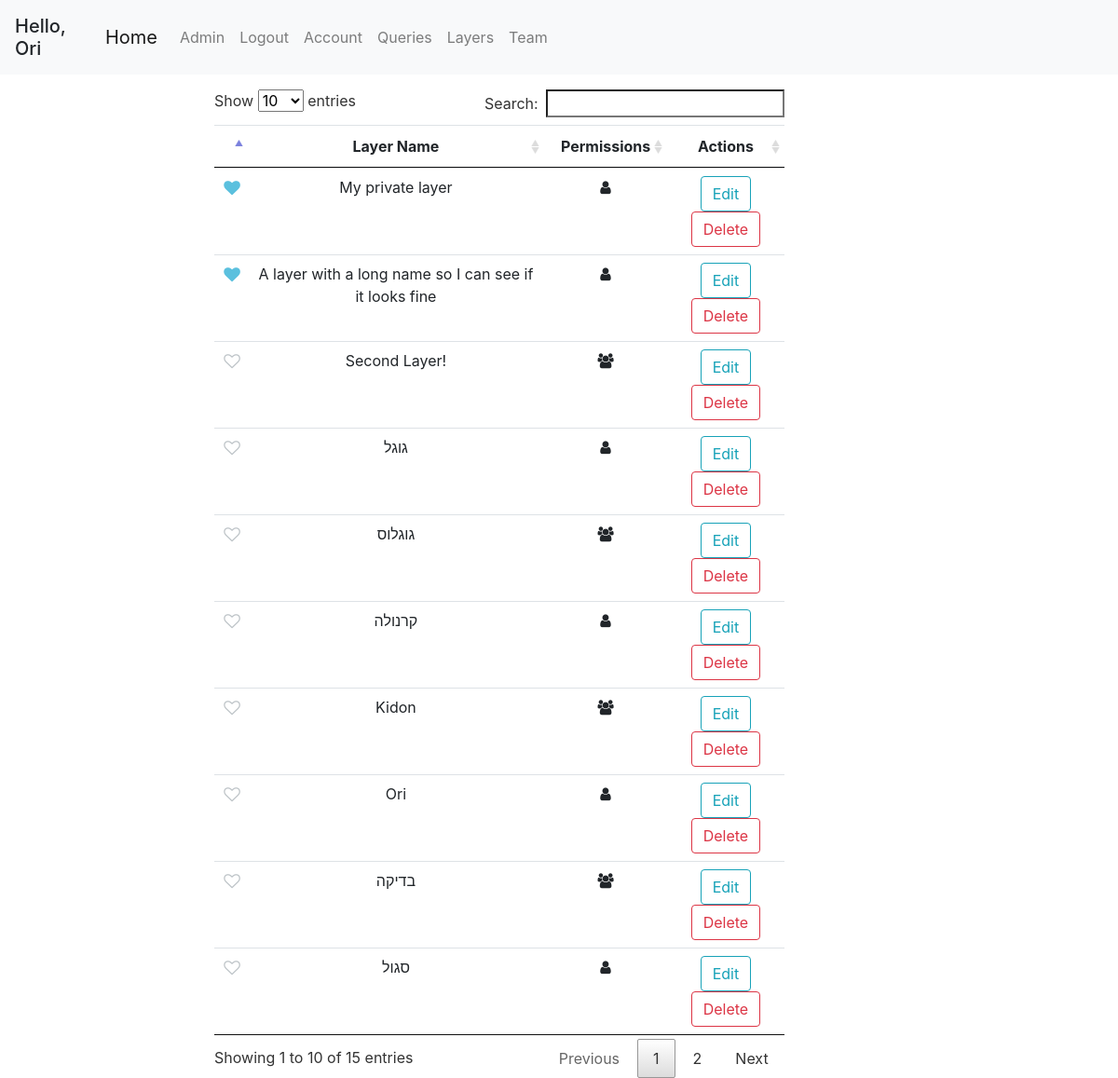
/layers (signed in), run on an earlier commit of the app's database.
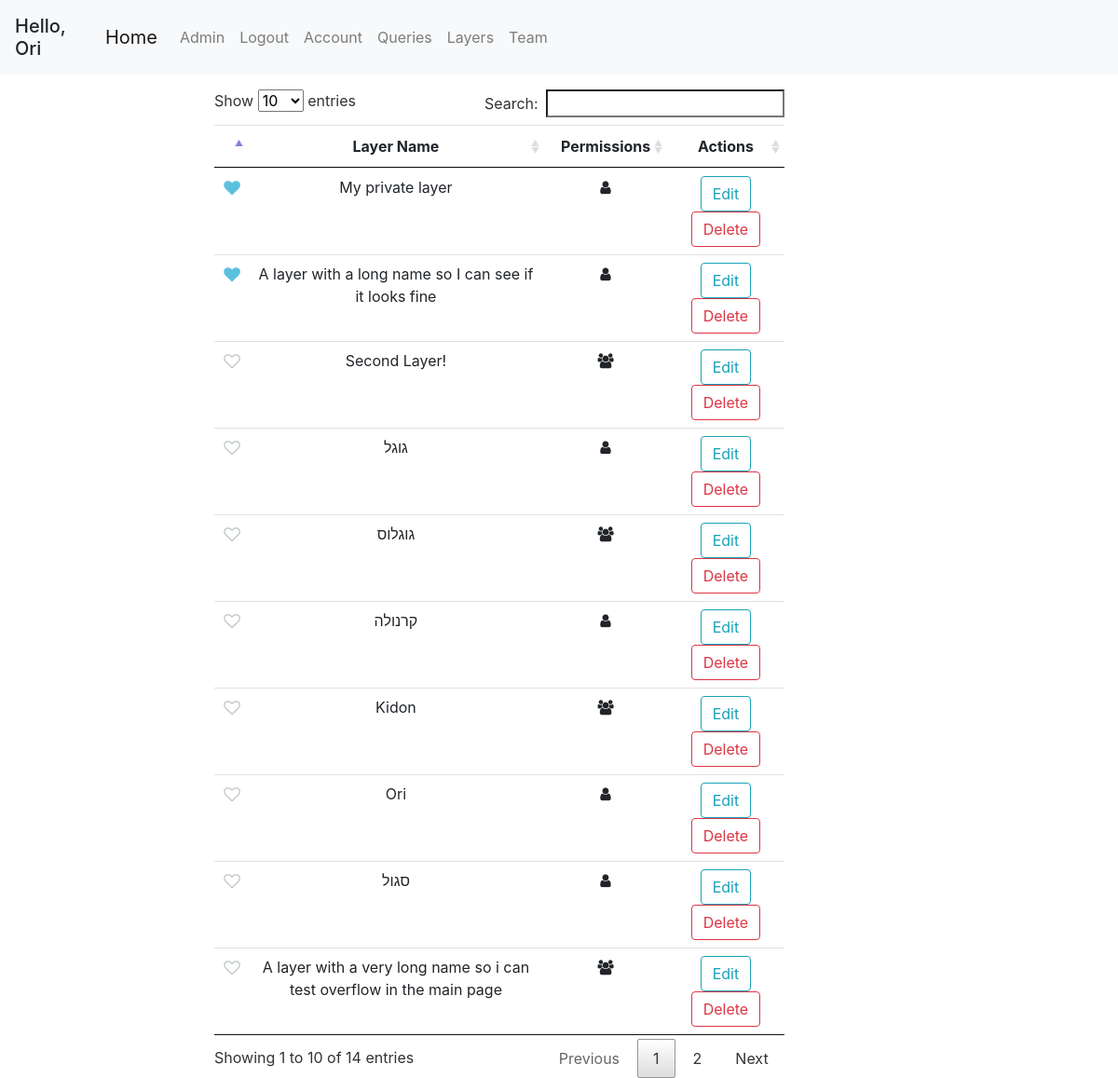
And on a later commit of the database.
### geoportal/models.py (models this page shows, shortened)
class User(db.Model, UserMixin):
    id = db.Column(db.Integer, primary_key=True)
    username = db.Column(db.String(20), unique=True, nullable=False)
    email = db.Column(db.String(120), unique=True, nullable=False)
    first_name = db.Column(db.String(20), nullable=False, default='')
    last_name = db.Column(db.String(20), nullable=False, default='')
    password = db.Column(db.String(60), nullable=False)
    team_id = db.Column(db.Integer, db.ForeignKey('team.id'))
    roles = db.relationship('Role', secondary='user_roles')
    layers = db.relationship('Layer', backref='user', lazy=True)
    queries = db.relationship('Query', backref='user', lazy=True)
    preferences = db.relationship('UserPreferences', backref='user', lazy=True)
    def has_role(self, role_name):
        for role in self.roles:
            if role.name == role_name:
                return True
        return False

class Layer(db.Model):
    id = db.Column(db.Integer, primary_key=True)
    name = db.Column(db.String(100), nullable=False)
    user_id = db.Column(db.Integer, db.ForeignKey('user.id'), nullable=False)
    default_color = db.Column(db.String(20), default='blue')
    only_user = db.Column(db.Boolean, default=True)
    only_team = db.Column(db.Boolean, default=False)
    public = db.Column(db.Boolean, default=False)
    points = db.relationship('Point', backref='layer', lazy=True)
    polygons = db.relationship('Polygon', backref='layer', lazy=True)

### geoportal/mapping/views.py (the view)
@mapping.route('/layers')
@login_required
def get_layers():
    layers = get_allowed_layers()
    return render_template('layers.html', layers=layers, marked_layers=get_favorite_layers())

### geoportal/mapping/utils.py (called while the page is built)
def marked_layers_first(layers):
    return sorted(layers, key=lambda layer: UserMarkedLayer.query.filter(and_(UserMarkedLayer.layer_id == layer.id, UserMarkedLayer.user_id == current_user.id)).first() is not None, reverse=True)

def get_allowed_layers():
    if current_user.is_authenticated:
        layers = Layer.query.all()
        authorized_layers = []
        for layer in layers:
            if (layer.only_team and User.query.get(layer.user_id).team_id == current_user.team_id) or layer.user_id == current_user.id:
                authorized_layers.append(layer)
        layers = authorized_layers
        layers = marked_layers_first(layers)
    else:
        layers = []
    return layers

def get_favorite_layers():
    if current_user.is_authenticated:
        marked_layers = db.session.query(UserMarkedLayer.layer_id).filter_by(user_id=current_user.id).all()
        return [layer[0] for layer in marked_layers]
    return []

### geoportal/models.py (called while the page is built)
@login_manager.user_loader
def load_user(user_id):
    return User.query.get(int(user_id))

### geoportal/templates/layers.html (shortened to what this page needs)
{% extends "base.html" %}
{% block content %}
<div class="col-md-10 mt-3">
    <table id="layers-table" class="table table-hover table-condensed dataTable no-footer">
        <thead style="text-align: center">
            <tr>
                <th></th>
                <th>Layer Name</th>
                <th>Permissions</th>
                <th>Actions</th>
            </tr>
        </thead>
        <tbody style="text-align: center">
        {% for layer in layers %}
            <tr id="{{ layer.id }}">
                <td>
                    <div class="pretty p-icon p-toggle p-plain">
                        <div class="state p-off">
                            <i class="icon fa fa-heart-o "></i>
                        </div>
                        <div class="state p-on p-info-o">
                            <i class="icon fa fa-heart"></i>
                        </div>
                    </div>
                </td>
                <td>{{ layer.name }}</td>
                <td>
                    {% if layer.only_user %}
                    <span data-name="only-user" class="fa fa-user"></span>
                    {% elif layer.only_team %}
                    <span data-name="share-team" class="fa fa-users"></span>
                    {% else %}
                    <span data-name="public" class="fa fa-globe"></span>
                    {% endif %}
                </td>
                <td>
                    <button class="btn btn-outline-info" onclick="editLayer({{ layer.id }})">Edit</button>
                    <button class="btn btn-outline-danger" onclick="deleteLayer({{ layer.id }})">Delete</button>
                </td>
            </tr>
        {% endfor %}
        </tbody>
    </table>
</div>
{% endblock content %}

### geoportal/templates/base.html (shortened to what this page needs)
<!DOCTYPE html>
<html lang="en">
<head>
    <link rel="stylesheet" href="/static/css/bootstrap/bootstrap.min.css"/>
    <link rel="stylesheet" href="/static/css/style.css"/>
    <link rel="stylesheet" href="/static/css/leaflet/leaflet.css"/>
    <link rel="stylesheet" href="/static/css/leaflet/leaflet.draw.css"/>
    <link rel="stylesheet" href="/static/css/jquery/jquery.dataTables.min.css">
    <link rel="stylesheet" href="https://cdnjs.cloudflare.com/ajax/libs/font-awesome/4.7.0/css/font-awesome.min.css">
    <link rel="stylesheet" href="/static/css/utils/pretty-checkbox.min.css">
    <link rel="stylesheet" href="/static/css/leaflet/leaflet.contextmenu.css">
</head>
<body>
    <header class="site-header">
        <nav class="navbar navbar-expand-lg navbar-fixed-top navbar-light bg-light">
            {% if current_user.is_authenticated %}
            <h5 class="mt-2">Hello, {{ current_user.first_name }}</h5>
            {% endif %}
            <div class="container">
                <a class="navbar-brand" href="{{ url_for('main.home') }}">Home</a>
                <div class="collapse navbar-collapse" id="navbarSupportedContent">
                    <ul class="navbar-nav mr-auto">
                        {% if current_user.is_authenticated %}
                            {% if current_user.has_role('Admin') %}
                                <li class="nav-item"><a class="nav-link" href="/admin">Admin</a></li>
                            {% endif %}
                            <li class="nav-item"><a class="nav-link" href="{{ url_for('users.logout') }}">Logout</a></li>
                            <li class="nav-item"><a class="nav-link" href="{{ url_for('users.account') }}">Account</a></li>
                            <li class="nav-item"><a class="nav-link" href="{{ url_for('queries.get_queries') }}">Queries</a></li>
                            <li class="nav-item"><a class="nav-link" href="{{ url_for('mapping.get_layers') }}">Layers</a></li>
                            {% if current_user.team_id %}
                                <li class="nav-item"><a class="nav-link" href="{{ url_for('users.team') }}">Team</a></li>
                            {% else %}
                                <li class="nav-item"><a class="nav-link" href="{{ url_for('users.new_team') }}">Create Team</a></li>
                            {% endif %}
                        {% else %}
                            <li class="nav-item"><a class="nav-link" href="{{ url_for('users.login') }}">Login</a></li>
                            <li class="nav-item"><a class="nav-link" href="{{ url_for('users.register') }}">Register</a></li>
                        {% endif %}
                    </ul>
                </div>
            </div>
        </nav>
    </header>
    <div class="container-fluid" id="content">
        <div class="row">
            <div class="col-md-3 col-lg-2 sidebar">
            </div>
            <div class="col-md-6 col-lg-8 main">
                {% block content %}{% endblock %}
            </div>
            <div class="col-md-3 col-lg-2 sidebar" id="right-sidebar">
            </div>
        </div>
    </div>
</body>
</html>

What changed in the data, as far as the page shows it:
removed Layer: name "בדיקה", only_user False (drawn)
now on this page (row unchanged): Layer: name "A layer with a very long name so i can test overflow in the main page", only_user False (drawn)
Also different on the page:
text written by a page script: "Show entries Search: Showing 1 to 10 of 15 entries Previous 1 2 Next" → "Show entries Search: Showing 1 to 10 of 14 entries Previous 1 2 Next"
